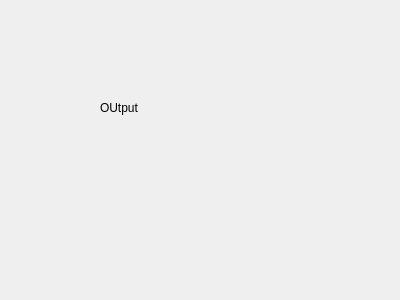
<?xml version="1.0" encoding="UTF-8"?>
<ui version="4.0">
 <class>OutputPage</class>
 <widget class="QWidget" name="OutputPage">
  <property name="geometry">
   <rect>
    <x>0</x>
    <y>0</y>
    <width>400</width>
    <height>300</height>
   </rect>
  </property>
  <property name="windowTitle">
   <string>Form</string>
  </property>
  <widget class="QLabel" name="label">
   <property name="geometry">
    <rect>
     <x>100</x>
     <y>100</y>
     <width>49</width>
     <height>16</height>
    </rect>
   </property>
   <property name="text">
    <string>OUtput</string>
   </property>
  </widget>
 </widget>
 <resources/>
 <connections/>
</ui>
